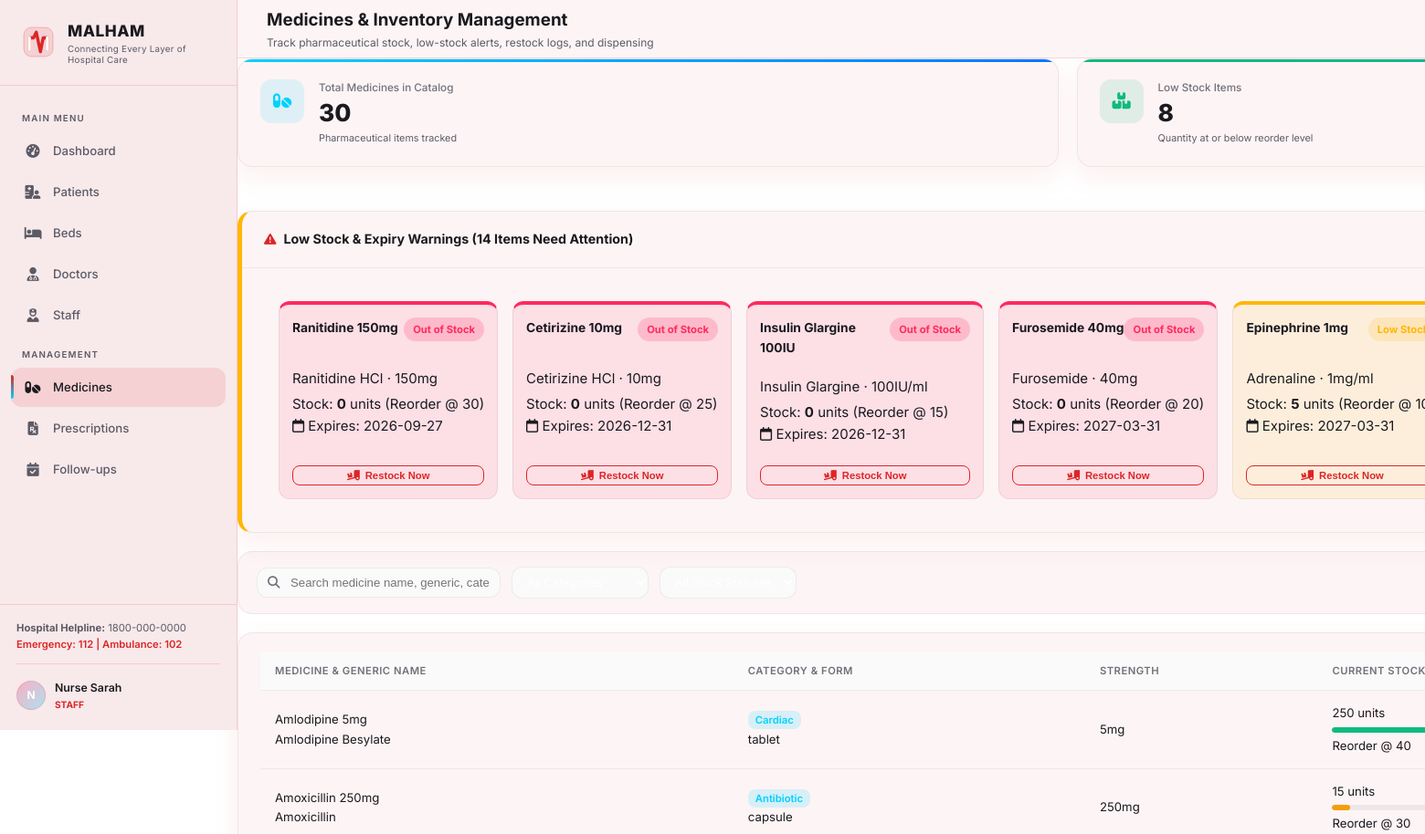
Before: /medicines (signed in, upper part) with the older database file.
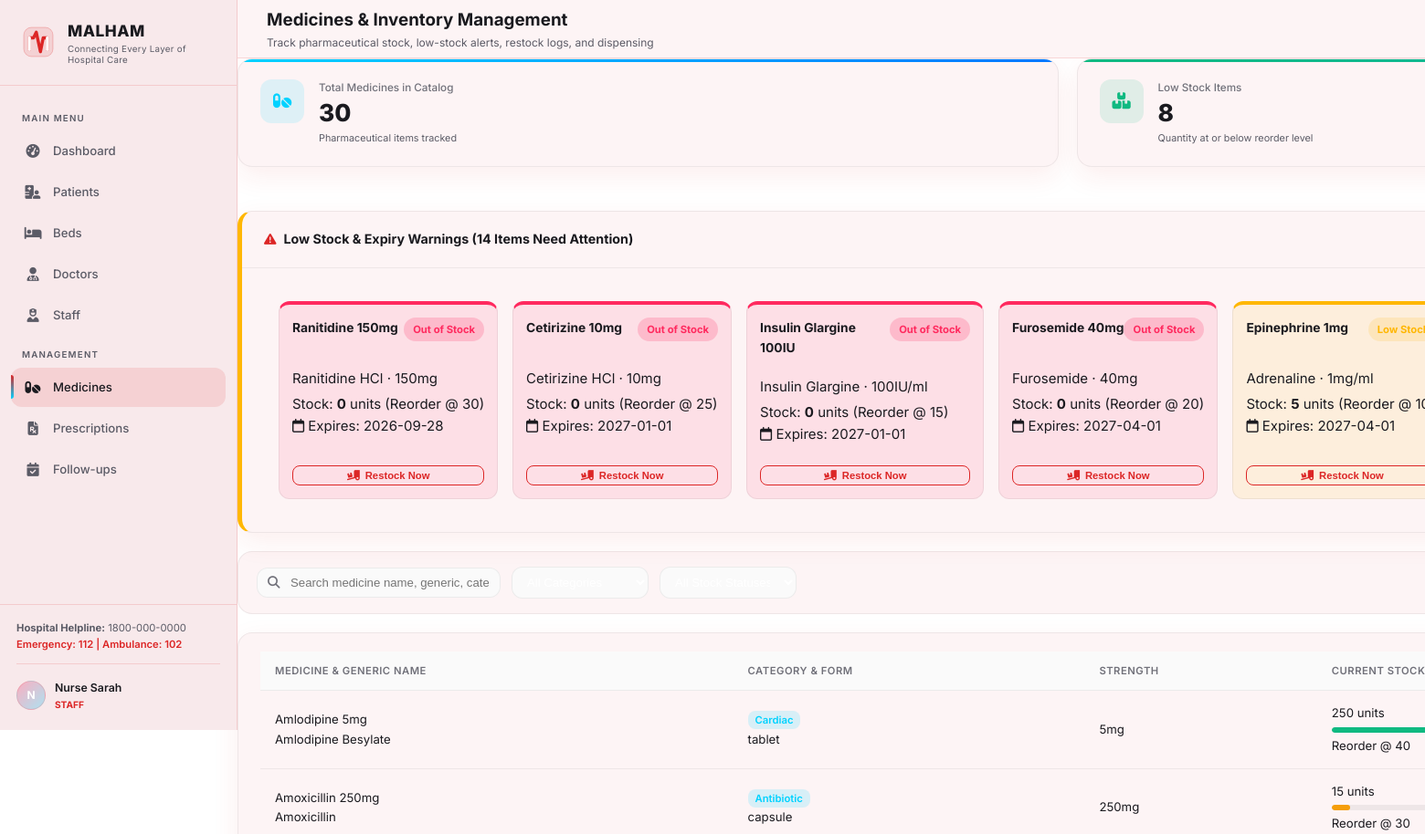
After: the same page with the newer database file.
### tables this page shows
CREATE TABLE medicines (
            id          INTEGER PRIMARY KEY AUTOINCREMENT,
            name        TEXT NOT NULL,
            category    TEXT,
            quantity    INTEGER DEFAULT 0,
            unit        TEXT DEFAULT 'tablets',
            expiry_date TEXT,
            supplier    TEXT,
            price       REAL DEFAULT 0.0,
            status      TEXT DEFAULT 'in-stock', -- in-stock / low-stock / out-of-stock
            created_at  TEXT DEFAULT (datetime('now'))
        , generic_name TEXT, form TEXT DEFAULT 'tablet', strength TEXT, reorder_level INTEGER DEFAULT 20, unit_price REAL DEFAULT 0.0, last_updated TEXT);

### app.py (the view)
@app.route("/medicines")
@role_required('head_doctor', 'doctor', 'staff')
def medicines():
    search_query = request.args.get("q", "").strip()
    category_filter = request.args.get("category", "").strip()
    status_filter = request.args.get("status", "").strip()
    error_msg = request.args.get("error", "").strip()
    today_date = datetime.now().strftime("%Y-%m-%d")
    expiring_threshold = (datetime.now() + timedelta(days=30)).strftime("%Y-%m-%d")
    total_medicines = query_db("SELECT COUNT(*) AS c FROM medicines", one=True)["c"]
    low_stock_count = query_db("SELECT COUNT(*) AS c FROM medicines WHERE quantity > 0 AND quantity <= COALESCE(reorder_level, 20)", one=True)["c"]
    out_of_stock_count = query_db("SELECT COUNT(*) AS c FROM medicines WHERE quantity = 0", one=True)["c"]
    expiring_soon_count = query_db("SELECT COUNT(*) AS c FROM medicines WHERE expiry_date IS NOT NULL AND expiry_date <= ?", (expiring_threshold,), one=True)["c"]
    alerts_list = query_db(
        "SELECT * FROM medicines "
        "WHERE quantity <= COALESCE(reorder_level, 20) OR (expiry_date IS NOT NULL AND expiry_date <= ?) "
        "ORDER BY quantity ASC, expiry_date ASC",
        (expiring_threshold,)
    )
    query = "SELECT * FROM medicines WHERE 1=1 "
    params = []
    if search_query:
        query += "AND (name LIKE ? OR generic_name LIKE ? OR supplier LIKE ? OR category LIKE ?) "
        term = f"%{search_query}%"
        params.extend([term, term, term, term])
    if category_filter:
        query += "AND category = ? "
        params.append(category_filter)
    if status_filter == "in-stock":
        query += "AND quantity > COALESCE(reorder_level, 20) "
    elif status_filter == "low-stock":
        query += "AND quantity > 0 AND quantity <= COALESCE(reorder_level, 20) "
    elif status_filter == "out-of-stock":
        query += "AND quantity = 0 "
    elif status_filter == "expiring-soon":
        query += "AND expiry_date IS NOT NULL AND expiry_date <= ? "
        params.append(expiring_threshold)
    query += "ORDER BY name ASC"
    medicines_list = query_db(query, params)
    categories_rows = query_db("SELECT DISTINCT category FROM medicines WHERE category IS NOT NULL AND category!='' ORDER BY category ASC")
    categories_list = [r["category"] for r in categories_rows]
    return render_template(
        "medicines.html",
        total_medicines=total_medicines,
        low_stock_count=low_stock_count,
        out_of_stock_count=out_of_stock_count,
        expiring_soon_count=expiring_soon_count,
        alerts_list=alerts_list,
        medicines=medicines_list,
        categories=categories_list,
        search_query=search_query,
        category_filter=category_filter,
        status_filter=status_filter,
        error_msg=error_msg,
        today_date=today_date,
        expiring_threshold=expiring_threshold,
    )

### app.py (called while the page is built)
def get_current_user():
    user_id = session.get("user_id")
    if not user_id:
        return None
    conn = get_db_connection()
    user = conn.execute("SELECT * FROM users WHERE id = ?", (user_id,)).fetchone()
    conn.close()
    return user

@app.before_request
def require_login():
    endpoint = request.endpoint
    if endpoint in ('login', 'static') or (request.path and request.path.startswith('/static')):
        return None
    if 'user_id' not in session:
        return redirect(url_for('login'))
    g.user = get_current_user()
    if not g.user:
        session.clear()
        return redirect(url_for('login'))

@app.context_processor
def inject_globals():
    return dict(
        current_user=getattr(g, 'user', None),
        attendance_demo_mode=ATTENDANCE_DEMO_MODE
    )

def query_db(sql, args=(), one=False):
    conn = get_db_connection()
    rows = conn.execute(sql, args).fetchall()
    conn.close()
    result = [dict(row) for row in rows]
    return result[0] if one and result else result

### database.py (called while the page is built)
def get_db_connection():
    conn = sqlite3.connect(DATABASE)
    conn.row_factory = sqlite3.Row  # allows dict-like access to rows
    return conn

### templates/medicines.html (shortened to what the changed rows need)
{% extends "base.html" %}
{% block content %}
<div class="medicines-container">
    {% if alerts_list %}
    <div class="card alert-panel-card animate-in">
        <div class="card-body p-0">
            <div class="alerts-horizontal-scroll">
                {% for item in alerts_list %}
                <div class="alert-item-card alert-type-{% if item.quantity == 0 %}out{% elif item.quantity <= (item.reorder_level or 20) %}low{% else %}expiring{% endif %}">
                    <div class="aic-header">
                        <span class="aic-name">{{ item.name }}</span>
                        <span class="badge-med-status status-{{ item.status }}">
                            {% if item.quantity == 0 %}
                            Out of Stock
                            {% elif item.quantity <= (item.reorder_level or 20) %}
                            Low Stock
                            {% else %}
                            Expiring Soon
                            {% endif %}
                        </span>
                    </div>
                    <div class="aic-body">
                        <div class="text-xs text-muted">{{ item.generic_name or item.category }} · {{ item.strength or 'Standard' }}</div>
                        <div class="aic-stock-num mt-4">
                            Stock: <strong>{{ item.quantity }}</strong> units <span class="text-xs text-muted">(Reorder @ {{ item.reorder_level or 20 }})</span>
                        </div>
                        {% if item.expiry_date %}
                        <div class="text-xs text-muted mt-2"><i class="fa-regular fa-calendar"></i> Expires: {{ item.expiry_date }}</div>
                        {% endif %}
                    </div>
                    <div class="aic-footer mt-8">
                        <button class="btn btn-xs btn-outline-primary w-full" onclick='openRestockModal({{ item.id }}, "{{ item.name|e }}", {{ item.quantity }})'>
                            <i class="fa-solid fa-truck-ramp-box"></i> Restock Now
                        </button>
                    </div>
                </div>
                {% endfor %}
            </div>
        </div>
    </div>
    {% endif %}
    <div class="card animate-in">
        <div class="card-body p-0">
            {% if medicines %}
            <table class="data-table">
                <thead>
                    <tr>
                        <th>Medicine & Generic Name</th>
                        <th>Category & Form</th>
                        <th>Strength</th>
                        <th>Current Stock Level</th>
                    </tr>
                </thead>
            </table>
            {% else %}
            <div class="empty-state">
                <i class="fa-solid fa-pills"></i>
                <h3>No Medicines Found</h3>
                <p>No pharmaceutical items match your search and filter criteria.</p>
            </div>
            {% endif %}
        </div>
    </div>
</div>
{% endblock %}

Changed rows visible on the page:
changed medicines "Ranitidine HCl": expiry_date "2026-09-27" → "2026-09-28"
changed medicines "Cetirizine HCl": expiry_date "2026-12-31" → "2027-01-01"
changed medicines "Insulin Glargine": expiry_date "2026-12-31" → "2027-01-01"
changed medicines "Furosemide": expiry_date "2027-03-31" → "2027-04-01"
changed medicines "Adrenaline": expiry_date "2027-03-31" → "2027-04-01"
